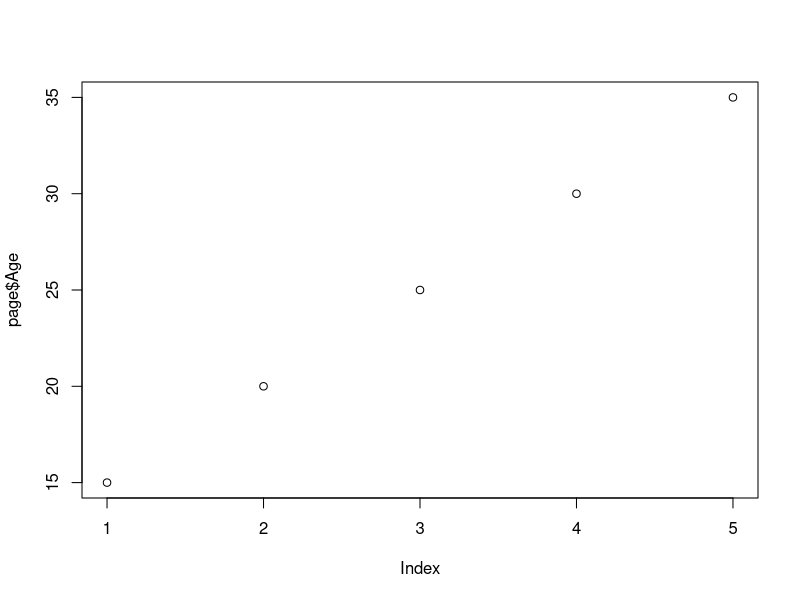

Recreate this plot in R.
## ---- chunk 1
dim(iris)
## ---- chunk 2
nrow(iris)
## ---- chunk 3
ncol(iris)
## ---- chunk 4
names(iris) # colnames(iris) also gives that information
## ---- chunk 5
head(iris)
## ---- chunk 6
head(iris,2) # alternately, can use iris[1:2,]
## ---- chunk 7
tail(iris) # Number of rows can be controlled, see earlier example involving the head command
## ---- chunk 8
iris[1,]
## ---- chunk 9
iris[1,1]
## ---- chunk 10
names(iris)[3]
## ---- chunk 11
head(iris[3],3) # alternately, can use iris[1:3,3]
## ---- chunk 12
str(iris)
## ---- chunk 13
summary(iris) # for factor/categorical variables, this gives a count of all categories
## ---- chunk 14
Person=c("A","B","C","D","E")
Age=c(15,20,25,30,35)
page=data.frame(Person,Age)
mean(Age) # gives the mean of the variable Age, prior to the creation of the dataset
Age="" # (resetting that)
mean(Age) # Haha
mean(page$Age)
mean(page[,2])
summary(page)
plot(page$Age)
